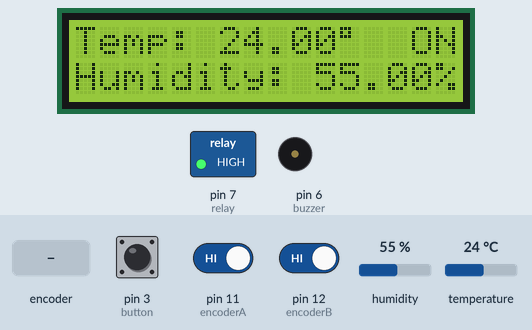
The sketch below on a simulated Arduino Uno, built with avr-gcc and run on an emulated ATmega328P. Shown: 16×2 character LCD, switched loads named in the sketch (green lamp = pin HIGH), buzzer (waves = sounding, pin HIGH). The test bench sets the inputs (shaded band); at power-on: temperature 24 °C, pin 3 (button) HIGH, pin 11 (encoderA) HIGH, pin 12 (encoderB) HIGH, humidity 55 %. The local clock reads 2024-03-15 10:24:30 at power-on unless the sketch sets it; what the sketch prints to the serial monitor is not drawn.

Above: at 1.2 s.
1.3 s: temperature set to 31 °C
At 3.6 s:
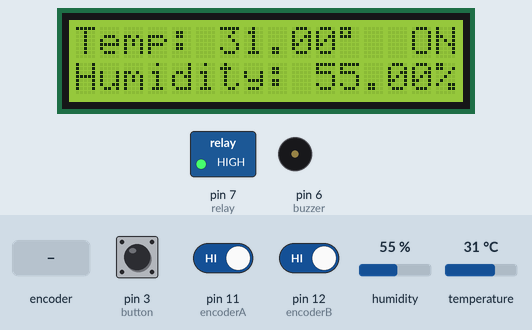
3.9 s: temperature set to 34 °C
At 5.0 s:
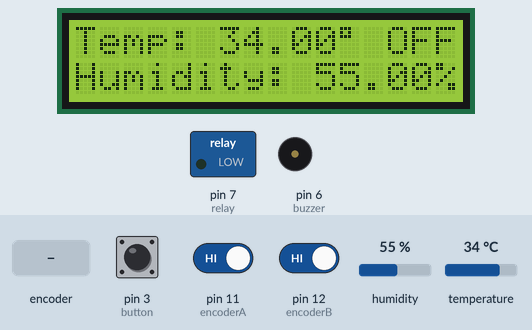
5.9 s: pin 3 (button) pulled LOW for 0.35 s
At 6.2 s:
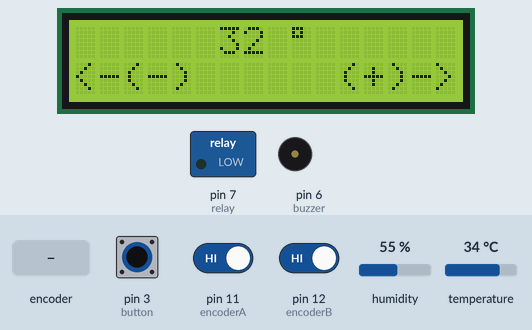
7.7 s: rotary encoder on pin 11 (encoderA) / pin 12 (encoderB) turned 3 steps (first pin leading)
At 9.3 s:
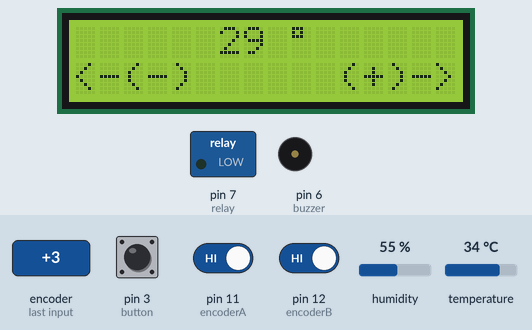
9.8 s: pin 3 (button) pulled LOW for 1 s
At 10.8 s:
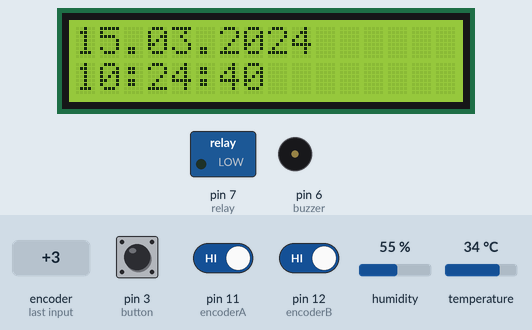
12.3 s: pin 3 (button) pulled LOW for 0.35 s
At 14.0 s:
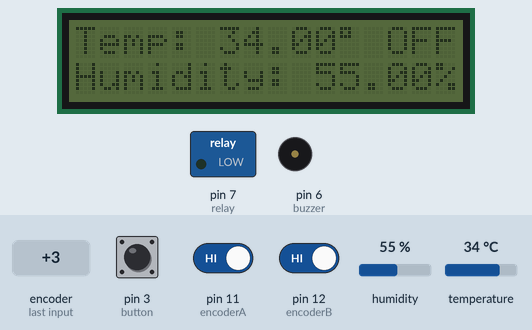
Timing chart, 0 to 15.1 s (numbered marks = the images above; inputs shaded):
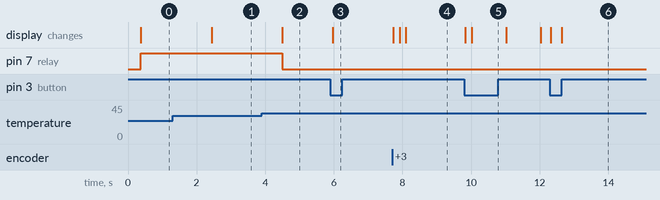

Measured:
- the behaviour switches between 32 and 33 °C on temperature (found by bisection; images 1 and 2)
- after the input at 1.3 s, the display: changes after 1.1 s (image 1)
- after the input at 3.9 s, pin 7 (relay): HIGH → LOW after 0.59 s; the display: changes after 0.59 s (image 2)
- after the input at 5.9 s, the display: changes after 0.06 s (image 3)
- after the input at 7.7 s, the display: first changes at once (image 4 shows a later state)
- after the input at 9.8 s, the display: first changes at once (image 5 shows a later state)
- after the input at 12.3 s, the display: first changes at once (image 6 shows a later state)

The sketch:

Thermostat.ino
```cpp
// (licence header left out)
#include <LiquidCrystal_I2C.h>
#include <DHT.h>
#include <DHT_U.h>
#include <DS1302.h>
#include <Wire.h>

#define DHTPIN 2       // Digital pin connected to the DHT sensor
#define DHTTYPE DHT11  // Using DHT11 temperature and humidity sensor
#define encoderA 11    // Encoder pin A
#define encoderB 12    // Encoder pin B
#define relay 7        // Relay pin
#define buzzer 6       // Buzzer pin
#define button 3       // Button pin
#define rtc_ena 8      // RTC en pin
#define rtc_clk 9      // RTC clk pin
#define rtc_dat 10     // RTC dat pin

// Variables for encoder control
int newCount = 0;
int oldEncoder = 0;
int newEncoder = 1;

int lastRead = HIGH;

// Temperature threshold values
int maxDay = 32;          // Maximum day temperature
int minDay = maxDay - 3;  // Minimum day temperature

int maxNight = 25;            // Maximum night temperature
int minNight = maxNight - 3;  // Minimum night temperature

int displayLuminosity = 1;  // Variable to track display backlight state

// Initialize LCD with I2C address 0x27 (16x2 characters)
LiquidCrystal_I2C lcd(0x27, 16, 2);
DHT dht(DHTPIN, DHTTYPE);
DS1302 rtc(rtc_ena, rtc_clk, rtc_dat);

void setup() {
  Serial.begin(9600);

  lcd.begin();
  lcd.backlight();
  rtc.halt(false);
  rtc.writeProtect(false);


  dht.begin();

  // Button and output pin configurations
  pinMode(button, INPUT_PULLUP);    // Page change button
  pinMode(buzzer, OUTPUT);          // Buzzer output
  pinMode(relay, OUTPUT);           // Relay output
  pinMode(encoderA, INPUT_PULLUP);  // Encoder input A
  pinMode(encoderB, INPUT_PULLUP);  // Encoder input B
}

void loop() {
  newEncoder = digitalRead(button);
  if (newEncoder == LOW && oldEncoder == HIGH) {
    if (newCount == 3) {
      newCount = 0;
    } else {
      newCount++;
      lcd.clear();
    }
  }

  switch (newCount) {
    case 0:
      firstMenu();
      break;
    case 1:
      secondMenu();
      break;
    case 2:
      thirdMenu();
      break;
    case 3:
      fourthMenu();
      break;
  }

  oldEncoder = newEncoder;
}

void firstMenu() {
  delay(250);
  float h = dht.readHumidity();
  float t = dht.readTemperature();
  int state = digitalRead(relay);

  lcd.setCursor(0, 0);
  lcd.print("Temp: ");
  lcd.print(t);
  lcd.setCursor(11, 0);
  lcd.print((char)223);

  lcd.setCursor(0, 1);
  lcd.print("Humidity: ");
  lcd.print(h);
  lcd.setCursor(15, 1);
  lcd.print("%");

  // Check temp error
  lcd.setCursor(13, 0);
  if (isnan(t)) {
    digitalWrite(buzzer, HIGH);  // Turn on buzzer on temperature error
    lcd.print("ERR");
  } else {
    digitalWrite(buzzer, LOW);  // Turn off buzzer
    //Check for day or night
    if ((rtc.getTime().hour < 23) && (rtc.getTime().hour > 8)) {
      // Daytime temperature control
      Serial.println("Day mode");
      if (t < minDay) {
        digitalWrite(relay, HIGH);  // Turn on relay and led
        lcd.setCursor(13, 0);
        lcd.print(" ON");
      } else if (t > maxDay) {
        digitalWrite(relay, LOW);  // Turn off relay and led
        lcd.setCursor(13, 0);
        lcd.print("OFF");
      } else {
        lcd.setCursor(13, 0);
        lcd.print(state == HIGH ? " ON" : "OFF");
      }
    } else {
      // Nighttime temperature control
      Serial.println("Night mode");
      if (t < minNight) {
        digitalWrite(relay, HIGH);  // Turn on relay and led
        lcd.setCursor(13, 0);
        lcd.print(" ON");
      } else if (t > maxNight) {
        digitalWrite(relay, LOW);  // Turn off relay and led
        lcd.setCursor(13, 0);
        lcd.print("OFF");
      } else {
        lcd.setCursor(13, 0);
        lcd.print(state == HIGH ? " ON" : "OFF");
      }
    }
  }
}

void secondMenu() {
  int n = digitalRead(encoderA);
  if ((lastRead == HIGH) && (n == LOW)) {
    if (digitalRead(encoderB) == HIGH) {
      maxDay--;
      minDay--;
    } else {
      maxDay++;
      minDay++;
    }
  }
  digitalWrite(buzzer, LOW);
  lcd.setCursor(6, 0);
  lcd.print(maxDay);
  lcd.setCursor(9, 0);
  lcd.print((char)223);
  lcd.setCursor(0, 1);
  lcd.print("<-(-)");
  lcd.setCursor(11, 1);
  lcd.print("(+)->");
  lastRead = n;
}

void thirdMenu() {
  lcd.setCursor(0, 0);
  lcd.print(rtc.getDateStr());
  Serial.println(rtc.getDateStr());
  lcd.setCursor(0, 1);
  lcd.print(rtc.getTimeStr());
}

void fourthMenu() {
  lcd.clear();
  if (displayLuminosity == 1) {
    lcd.noBacklight();
    displayLuminosity = 0;
  } else {
    lcd.backlight();
    displayLuminosity = 1;
  }
  newCount = 0;  // Reset to first menu
}
```
